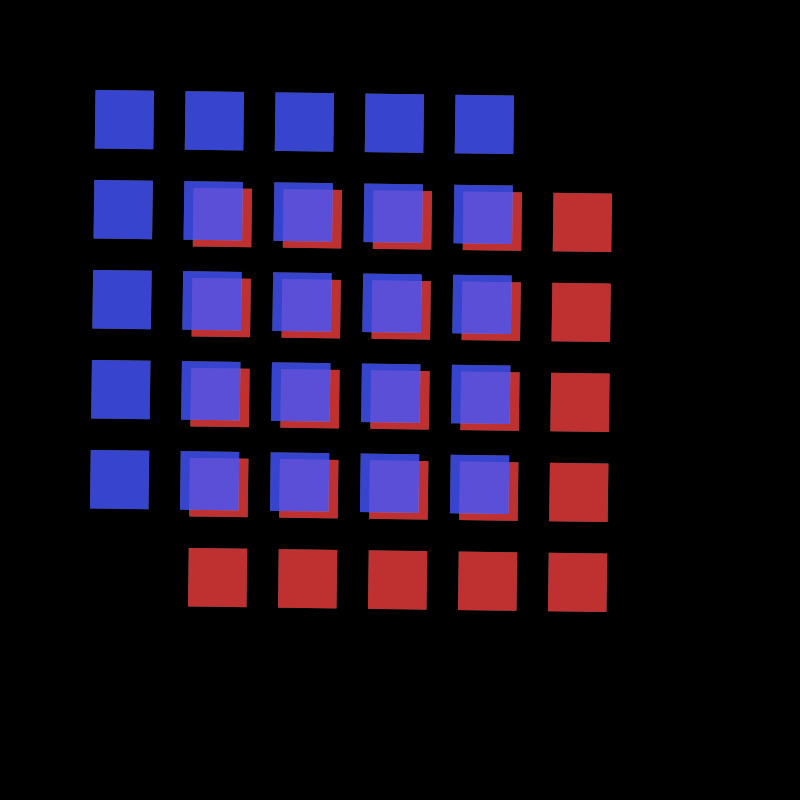
Frame 1 (no input)
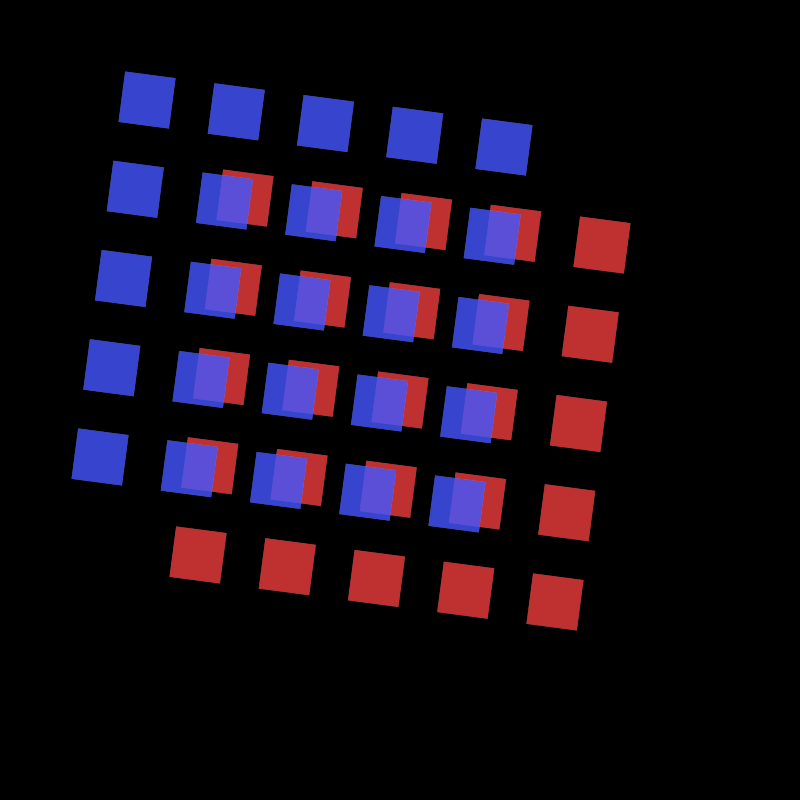
Frame 60 (the mouse pressed at the canvas centre just before this capture)
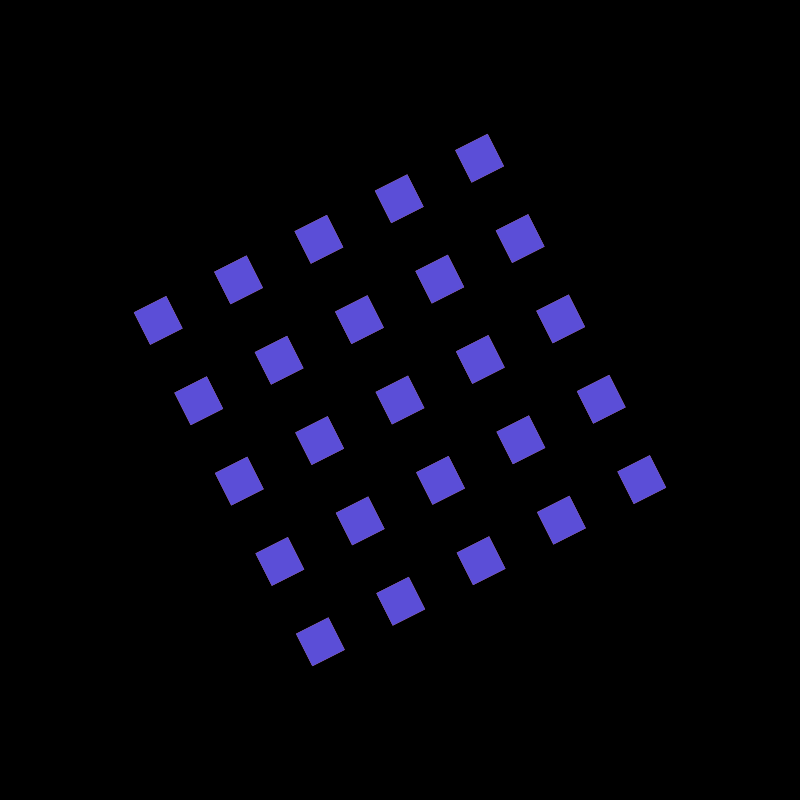
Frame 120 (the mouse held since frame 60 and released just before this capture)

The Processing sketch that drew these frames (run headless with seeded random() and noise(); from frame 60 on, the mouse is pressed at the canvas centre):

// Processing sketch: MovingRectMatrix
// ── MovingRectMatrix.pde
 float xAxis;  //通过map()缩小随鼠标移动的范围（否则鼠标移动100个像素，阵列也移动100个像素）
float yAxis;  //
float r;
float roff = 0;
float a;
float b;

void setup() {
  size(800, 800);
}

void draw() {
  background(0);
  float range = 196;  //鼠标控制阵列移动的范围（x轴、y轴）
  float gap = 90;    //各个元素中心的距离
  float xNum = 5;    //x轴上的元素个数
  int yNum = 5;      //y轴上的元素个数

  roff += 0.04;      //noise()的变化参数
  r = noise(roff)*34+9;  //元素的大小
  //r = 25;
  xAxis = map(mouseX, 0, width, 0, range);
  yAxis = map(mouseY, 0, height, 0, range);

  rectMode(CENTER);

  //绘制底部不变的圆形阵列
  pushMatrix();
  translate(width/2, height/2);
  a += map(noise(roff),0,1,-4,4);
  b = radians(a);
  rotate(b);
  noStroke();
  for (int i=0; i<xNum; i++) {
    for (int j=0; j<yNum; j++) {
      //在底部绘制带透明度的白色矩形
      fill(255, 255, 255, 125);
      rect(-gap*(xNum-1)/2+i*gap, -gap*(yNum-1)/2+j*gap, r*2, r*2);
      //绘制带透明度的颜色矩形
      fill(229, 1, 1, 160);
      rect(-gap*(xNum-1)/2+i*gap, -gap*(yNum-1)/2+j*gap, r*2, r*2);
    }
  }
  popMatrix();

  //绘制随鼠标移动的阵列，通过改变坐标系的中心实现
  pushMatrix();
  translate(width/2-range/2+xAxis, height/2-range/2+yAxis);
  rotate(b);
  noStroke();
  for (int i=0; i<xNum; i++) {
    for (int j=0; j<yNum; j++) {
      //在底部绘制带透明度的白色矩形
      fill(255, 255, 255, 125);
      rect(-gap*(xNum-1)/2+i*gap, -gap*(yNum-1)/2+j*gap, r*2, r*2);
      //绘制带透明度的颜色矩形
      fill(12, 35, 253, 160);
      rect(-gap*(xNum-1)/2+i*gap, -gap*(yNum-1)/2+j*gap, r*2, r*2);
    }
  }
  popMatrix();
}
